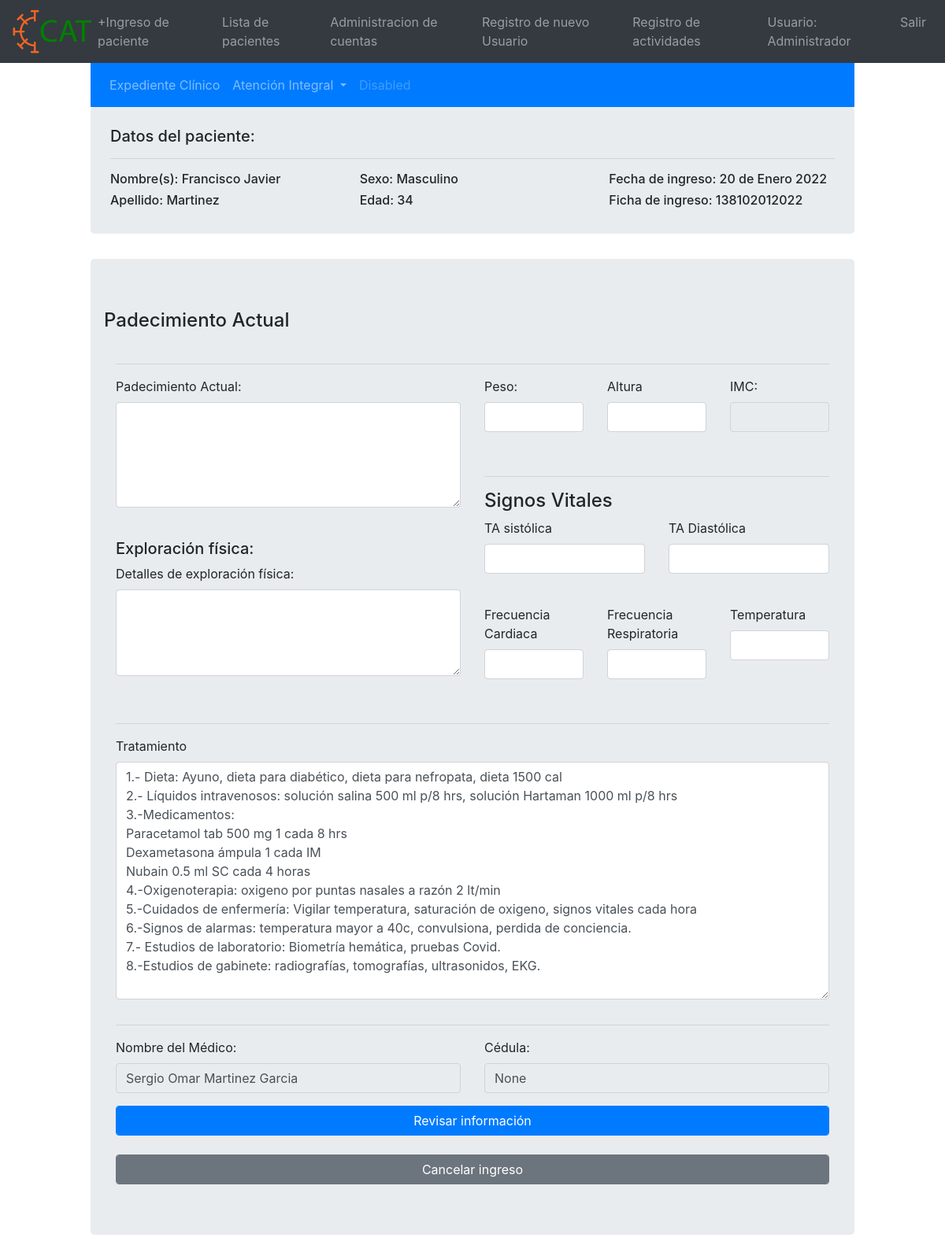
/atencion_medica?enter_id=138102012022 (signed in), run on the app's committed database.
### main.py (models this page shows)
class User(db.Model, UserMixin):
    id = db.Column(db.Integer, primary_key=True)
    username = db.Column(db.String(20),nullable=False,unique=True)
    user_names = db.Column(db.String(20),nullable=False,unique=False)
    user_first_lastname=db.Column(db.String(20),nullable=False,unique=False)
    user_second_lastname=db.Column(db.String(20),nullable=True,unique=False)
    password = db.Column(db.String(80),nullable=False)
    set_new_password = db.Column(db.Boolean(),nullable=False)
    user_type = db.Column(db.String(20),nullable=False)
    user_cedula = db.Column(db.String(20),nullable=True)
    active_user = db.Column(db.Boolean(),nullable=False)
    created_by = db.Column(db.String(80),nullable=False)
    register_date = db.Column(db.DateTime, default=datetime.datetime.utcnow)

class Patient(db.Model, UserMixin):
    ct = datetime.datetime.now()
    id = db.Column(db.Integer, primary_key=True)
    enter_id = db.Column(db.Integer,nullable=False,unique=True)
    enter_date = db.Column(db.DateTime, default = datetime.datetime.utcnow)
    informacion_introducida_por = db.Column(db.String(20),nullable=False,unique=True)
    names = db.Column(db.String(20),nullable=False,unique=False)
    first_lastname = db.Column(db.String(30),nullable=False,unique=False)
    second_lastname = db.Column(db.String(30),nullable=False,unique=False)
    dia_nacimiento = db.Column(db.String(3),nullable=False)
    mes_nacimiento = db.Column(db.String(3),nullable=False)
    ano_nacimiento = db.Column(db.String(5),nullable=False)
    address_street = db.Column(db.String(30),nullable=False)
    address_number = db.Column(db.String(30),nullable=False)
    address_cp = db.Column(db.String(30),nullable=False)
    address_colonia = db.Column(db.String(40),nullable=False)
    address_municipio = db.Column(db.String(40),nullable=False)
    address_estado = db.Column(db.String(40),nullable=False)
    address_pais = db.Column(db.String(40),nullable=False)
    gender = db.Column(db.String(20),nullable=False)
    prueba_covid = db.Column(db.String(20),nullable=False)
    saturacion = db.Column(db.String(5),nullable=False)
    padecimientos = db.Column(db.String(250),nullable=False)
    alergias = db.Column(db.String(40))
    persona_responsable_nombre = db.Column(db.String(50),nullable=False)
    persona_responsable_parentesco = db.Column(db.String(30),nullable=False)
    persona_responsable_tel = db.Column(db.String(15))
    persona_informante_nombre = db.Column(db.String(50),nullable=False)
    persona_informante_parentesco = db.Column(db.String(30),nullable=False)
    persona_informante_tel = db.Column(db.String(15))
    ant_heredo_familiares = db.Column(db.Boolean(),default = False)
    ant_personales_no_pat = db.Column(db.Boolean(),default = False)
    ant_personales_pat = db.Column(db.Boolean(), default = False)
    ant_pediatricos = db.Column(db.Boolean(), default = False)
    ant_gineco = db.Column(db.String(), default = False)
    somatometria = db.Column(db.Boolean(), default = False)

### main.py (the view, shortened to what this page needs)
@app.route('/atencion_medica',methods=['GET','POST'])
@login_required
def atencion_medica():
    if request.method == "GET":
        data = request.args
        enter_id = data.get("enter_id")
        patient = Patient.query.filter_by(enter_id=enter_id).first()
        age = get_age(int(patient.dia_nacimiento),int(patient.mes_nacimiento),int(patient.ano_nacimiento))
        enter_date = patient.enter_date
        enter_date = f"{enter_date.day} de {format_spanish_month(enter_date.month)} {enter_date.year} "
        return render_template("atencion_medica.html", names=patient.names,enter_id=patient.enter_id,first_lastname=patient.first_lastname,gender=patient.gender,age=age,enter_date=enter_date,patient=patient,format_spanish_month=format_spanish_month)

### main.py (called while the page is built)
@login_manager.user_loader
def load_user(user_id):
    return User.query.get(int(user_id))

def get_age(day,month,year):
    dt = datetime.datetime.today()
    cur_day = dt.day
    cur_month = dt.month
    cur_year = dt.year
    age = cur_year - year
    print(f"day={day} month={month} year={year}")
    if cur_month < month:
        age -=1
        return age
    elif(cur_month==month and cur_day<=day):
        age -= 1
        return age
    return age

def format_spanish_month(month):
    month = int(month)
    if month == 1:
        return "Enero"
    elif month == 2:
        return "Febrero"
    elif month == 3:
        return "Marzo"
    elif month == 4:
        return "Abril"
    elif month == 5:
        return "Mayo"
    elif month == 6:
        return "Junio"
    elif month == 7:
        return "Julio"
    elif month == 8:
        return "Agosto"
    elif month == 9:
        return "Septiembre"
    elif month == 10:
        return "Octubre"
    elif month == 11:
        return "Noviembre"
    else:
        return "Diciembre"

### templates/atencion_medica.html (shortened to what this page needs)
{%extends "base.html" %}
{%block content%}
<div class="col-1"></div>
<div class="col-10">
    {% from "patient_navbar.html" import patient_navbar with context %}
    {{patient_navbar(enter_id)}}
    {% from "patient_navbar.html" import patient_info with context %}
    {{patient_info( names,first_lastname,gender,age,enter_id,enter_date)}}
        <div class="jumbotron">
            <div class="row">
                    <h4>Padecimiento Actual</h4>
            </div>
        <div class="row">
            <form method="POST" id="resumen_clinico_form">
            </div>
            <hr>
            <div class="row">
                <div class="col-6">
                    <div class="form-group">
                        <label for="padecimiento_actual">Padecimiento Actual:</label><br>
                        <textarea class="form-control" rows="5" type="text" id="padecimiento_actual" name="padecimiento_actual"></textarea><br>
                    </div>
                        <h5>Exploración física:</h5>
                         <div class="from-group">
                             <label for="detalles_exploracion_fisica">Detalles de exploración física:</label>
                             <textarea rows="4" class="form-control" id="detalles_exploracion_fisica" name="detalles_exploracion_fisica"> </textarea>
                         </div>
                 </div>
                <div class="col-6">
                                        <div class="row">
                        <div class="col">
                            <div class="form-group">
                                <label for="peso">Peso:</label><br>
                                <input class="form-control" type="number" step=".01" id="peso" name="peso"><br>
                            </div>
                        </div>
                        <div class="col">
                            <div class="form-group">
                                <label for="altura">Altura</label><br>
                                <input class="form-control" type="number" step=".01" id="altura" name="altura"><br>
                            </div>
                        </div>
                        <div class="col">
                            <div class="form-group">
                                <label for="imc">IMC:</label>
                                <input type="number" class="form-control" name="imc" id="imc" value="" readonly>
                            </div>
                        </div>
                    </div>
                    <hr>
                    <h4>Signos Vitales</h4>
                    <div class="row">
                        <div class="col">
                            <div class="form-group">
                                <label for="sistolica">TA sistólica</label><br>
                                <input class="form-control" type="number" step=".01" id="ta_sistolica" name="ta_sistolica"><br>
                            </div>
                        </div>
                        <div class="col">
                            <div class="form-group">
                                <label for="diastolica">TA Diastólica</label><br>
                                <input class="form-control" type="number" step=".01" id="ta_diastolica" name="ta_diastolica"><br>
                            </div>
                        </div>
                    </div>
                    <div class="row">
                        <div class="col-4">
                            <div class="form-group">
                                <label for="cardiaca">Frecuencia Cardiaca</label><br>
                                <input class="form-control" type="number" step=".01" id="frecuencia_cardiaca" name="frecuencia_cardiaca"><br>
                            </div>
                        </div>
                        <div class="col-4">
                            <div class="form-group">
                                <label for="respiratoria">Frecuencia Respiratoria</label><br>
                                <input class="form-control" type="number" step=".01" id="frecuencia_respiratoria" name="frecuencia_respiratoria"><br>
                            </div>
                        </div>
                        <div class="col-4">
                            <div class="form-group">
                                <label for="temperatura">Temperatura</label><br>
                                <input class="form-control" type="number" step=".01" id="temperatura" name="temperatura"><br>
                            </div>
                        </div>
                    </div>
                </div>
            </div>
            <hr>
            <div class="row">
                <div class="col">
                    <div class="form-group">
                        <label for="tratamiento">Tratamiento</label>
                        <textarea class="form-control" rows="12" name="tratamiento" id="tratamiento">
1.- Dieta: Ayuno, dieta para diabético, dieta para nefropata, dieta 1500 cal
2.- Líquidos intravenosos: solución salina 500 ml p/8 hrs, solución Hartaman 1000 ml p/8 hrs
3.-Medicamentos:
Paracetamol tab 500 mg 1 cada 8 hrs
Dexametasona ámpula 1 cada IM
Nubain 0.5 ml SC cada 4 horas
4.-Oxigenoterapia: oxigeno por puntas nasales a razón 2 lt/min
5.-Cuidados de enfermería: Vigilar temperatura, saturación de oxigeno, signos vitales cada hora
6.-Signos de alarmas: temperatura mayor a 40c, convulsiona, perdida de conciencia.
7.- Estudios de laboratorio: Biometría hemática, pruebas Covid.
8.-Estudios de gabinete: radiografías, tomografías, ultrasonidos, EKG.</textarea>
                    </div>
                </div>
            </div>
            <hr>
            <div class="row">
                <div class="col">
                    <div class="form-group">
                        <label for="medico">Nombre del Médico:</label>
                        <input class="form-control" id="nombre_del_medico" name="nombre_del_medico" value="{{current_user.user_names}} {{current_user.user_first_lastname}} {{current_user.user_second_lastname}}"  readonly>
                    </div>
                </div>
                <div class="col">
                    <div class="form-group">
                        <label for="cedula">Cédula:</label>
                        <input class="form-control" name="cedula" id="cedula" value="{{current_user.user_cedula}}" readonly>
                    </div>
                </div>
            </div>
            <button onclick="fill_modal()" type="button" class="btn btn-primary form-control" data-toggle="modal" data-target="#atencion-medica-modal">Revisar información</button>
            <br>
            <br>
            <button type="submit" class="btn btn-secondary form-control">Cancelar ingreso</button>
        <br>
    </div>
</div>
<div class="col-1"></div>
{%endblock%}

### templates/base.html (shortened to what this page needs)
<!DOCTYPE html>
<html lang='es'>
    <head>
        <link rel="stylesheet" href="static/css/bootstrap.min.css">
        <link rel="stylesheet" href="static/css/master.css">
    </head>
    <body>
<nav class="navbar navbar-expand-lg navbar-dark bg-dark">
    <a href="dashboard">
    <img class="logo" src="static/images/cat.png">
    <a>
  <div class="collapse navbar-collapse" id="navbarNavDropdown">
    <ul class="navbar-nav">
      <li class="nav-item">
        <a class="nav-link" href="ingreso_paciente">+Ingreso de paciente</a>
      </li>
      <li class="nav-item">
        <a class="nav-link" href="patients">Lista de pacientes</a>
      </li>
    </ul>
    <ul class="navbar-nav ml-auto">
    <li class="nav-item">
      {% if current_user.type == "Personal administrativo" or current_user.username == "Administrador" %}
      <li class="nav-item">
          <a class="nav-link" href="manage_accounts">Administracion de cuentas</a>
      </li>
      <li class="nav-item">
          <a class="nav-link" href="register">Registro de nuevo Usuario</a>
      </li>
      <li class="nav-item">
          <a class="nav-link" href="log">Registro de actividades</a>
      </li>
      {%endif%}
      {%if current_user.is_authenticated%}
      <li class="nav-item">
          <a class="nav-link">Usuario: {{ current_user.username }}</a>
      </li>
     <li class="nav-item">
          <a class="nav-link" href="logout" >Salir</a>
      </li>
      {% else %}
      <li class="nav-item">
          <a class="nav-link" href="login">Login</a>
      </li>
      {% endif %}
      </ul>
  </div>
</nav>
<div class="container-fluid">
   <div class="row">
    {% block content%}{%endblock%}
    </div>
</div>
</body>
<html>

### templates/patient_navbar.html (shortened to what this page needs)
{% macro patient_navbar(enter_id) %}
<nav class="navbar navbar-expand-lg navbar-dark bg-primary">
  <div class="collapse navbar-collapse" id="navbarSupportedContent">
    <ul class="navbar-nav mr-auto">
      <li class="nav-item">
          <a class="nav-link" role="button" href="patient_dashboard?enter_id={{patient.enter_id}}" aria-haspopup="true" aria-expanded="false">Expediente Clínico</a>
      </li>
      <li class="nav-item dropdown">
        <a class="nav-link dropdown-toggle" href="#" id="navbarDropdown" role="button" data-toggle="dropdown" aria-haspopup="true" aria-expanded="false">
         Atención Integral
        </a>
      </li>
      <li class="nav-item">
        <a class="nav-link disabled" href="#">Disabled</a>
      </li>
    </ul>
 </div>
 </nav>
<link rel="stylesheet" href="static/css/master.css">
{%endmacro%}
{% macro patient_info(names,first_lastname,gender,age,enter_id,enter_date)%}
<div class="jumbotron" style="padding: 25px;">
    <h5> Datos del paciente:</h5>
    <hr>
    <div class="row">
        <div class="col">
            <h6> Nombre(s): {{names}}</h6>
            <h6> Apellido: {{first_lastname}}</h6>
        </div>
        <div class="col">
            <h6>Sexo: {{gender}}</h6>
            <h6>Edad: {{age}}</h6>
        </div>
        <div class="col">
            <h6>Fecha de ingreso: {{enter_date}}</h6>
            <h6>Ficha de ingreso: {{enter_id}}</h6>
        </div>
    </div>
</div>
{% endmacro%}

### data on the page
User: username "Administrador", nombre_del_medico "Sergio Omar Martinez Garcia", cedula "None"
Patient: names "Francisco Javier", first_lastname "Martinez", gender "Masculino", enter "138102012022"

### other printed values
{{ age }} "34"
{{ enter_date }} "20 de Enero 2022"
